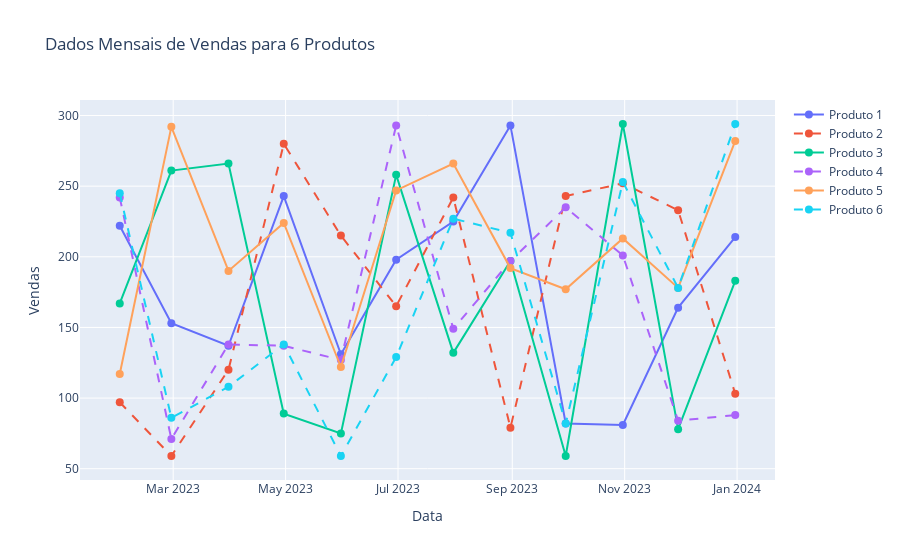

Notebook source saved alongside this figure:
### Markdown cell above
<div class="alert alert-block alert-warning">
<b>Comentário: </b> <a class="tocSkip"></a>
    
Entendo o motivo para dividir os dados em dois DataFrames para facilitar a visualização. No entanto, para garantir uma comparação mais consistente, sugiro manter o eixo y igual para ambos os gráficos (por exemplo, o primeiro gráfico varia de 0 a 140, enquanto o segundo varia de 0 a 200). Para gráficos de linha que envolvem muitos dados, prefiro usar a biblioteca Plotly devido às suas capacidades interativas, que melhoram a visualização por meio da interatividade. Adicionei um código abaixo para sua referência (passe o mouse em cima de cada linha para visualizar os valores)

### Code cell
#Código gerado pela revisora 

import plotly.graph_objects as go
import pandas as pd
import numpy as np

# Criar um conjunto de dados fictício
np.random.seed(0)  # Para reprodutibilidade
dates = pd.date_range(start='2023-01-01', periods=12, freq='M')  # Dados mensais por um ano
sales_data = np.random.randint(50, 300, size=(len(dates), 6))  # 6 produtos

# Criar a figura
fig = go.Figure()
product_names = [f'Produto {i+1}' for i in range(6)]  # Nomes dos produtos

# Adicionar linhas para cada produto
for i, product in enumerate(product_names):
    fig.add_trace(go.Scatter(
        x=dates, y=sales_data[:, i], mode='lines+markers', name=product,
        line=dict(dash='solid' if i % 2 == 0 else 'dash'),  # Estilo da linha alternado
        marker=dict(size=8),  # Tamanho dos marcadores
        hoverinfo='text', hovertext=f'{product}<br>Vendas: {sales_data[:, i]}'  # Informações ao passar o mouse
    ))

# Atualizar layout
fig.update_layout(title='Dados Mensais de Vendas para 6 Produtos', 
                  xaxis_title='Data', 
                  yaxis_title='Vendas')
fig.show()  # Mostrar a figura

### Figure 1 — Plotly figure (JSON) as saved in the notebook; plotly's stock layout.template omitted (floating-point values rounded to 4 significant figures)
{"data": [{"hoverinfo": "text", "hovertext": "Produto 1<br>Vendas: [222 153 137 243 131 198 225 293  82  81 164 214]", "line": {"dash": "solid"}, "marker": {"size": 8}, "mode": "lines+markers", "name": "Produto 1", "type": "scatter", "x": ["2023-01-31T00:00:00", "2023-02-28T00:00:00", "2023-03-31T00:00:00", "2023-04-30T00:00:00", "2023-05-31T00:00:00", "2023-06-30T00:00:00", "2023-07-31T00:00:00", "2023-08-31T00:00:00", "2023-09-30T00:00:00", "2023-10-31T00:00:00", "2023-11-30T00:00:00", "2023-12-31T00:00:00"], "y": [222, 153, 137, 243, 131, 198, 225, 293, 82, 81, 164, 214]}, {"hoverinfo": "text", "hovertext": "Produto 2<br>Vendas: [ 97  59 120 280 215 165 242  79 243 252 233 103]", "line": {"dash": "dash"}, "marker": {"size": 8}, "mode": "lines+markers", "name": "Produto 2", "type": "scatter", "x": ["2023-01-31T00:00:00", "2023-02-28T00:00:00", "2023-03-31T00:00:00", "2023-04-30T00:00:00", "2023-05-31T00:00:00", "2023-06-30T00:00:00", "2023-07-31T00:00:00", "2023-08-31T00:00:00", "2023-09-30T00:00:00", "2023-10-31T00:00:00", "2023-11-30T00:00:00", "2023-12-31T00:00:00"], "y": [97, 59, 120, 280, 215, 165, 242, 79, 243, 252, 233, 103]}, {"hoverinfo": "text", "hovertext": "Produto 3<br>Vendas: [167 261 266  89  75 258 132 197  59 294  78 183]", "line": {"dash": "solid"}, "marker": {"size": 8}, "mode": "lines+markers", "name": "Produto 3", "type": "scatter", "x": ["2023-01-31T00:00:00", "2023-02-28T00:00:00", "2023-03-31T00:00:00", "2023-04-30T00:00:00", "2023-05-31T00:00:00", "2023-06-30T00:00:00", "2023-07-31T00:00:00", "2023-08-31T00:00:00", "2023-09-30T00:00:00", "2023-10-31T00:00:00", "2023-11-30T00:00:00", "2023-12-31T00:00:00"], "y": [167, 261, 266, 89, 75, 258, 132, 197, 59, 294, 78, 183]}, {"hoverinfo": "text", "hovertext": "Produto 4<br>Vendas: [242  71 138 137 127 293 149 197 235 201  84  88]", "line": {"dash": "dash"}, "marker": {"size": 8}, "mode": "lines+markers", "name": "Produto 4", "type": "scatter", "x": ["2023-01-31T00:00:00", "2023-02-28T00:00:00", "2023-03-31T00:00:00", "2023-04-30T00:00:00", "2023-05-31T00:00:00", "2023-06-30T00:00:00", "2023-07-31T00:00:00", "2023-08-31T00:00:00", "2023-09-30T00:00:00", "2023-10-31T00:00:00", "2023-11-30T00:00:00", "2023-12-31T00:00:00"], "y": [242, 71, 138, 137, 127, 293, 149, 197, 235, 201, 84, 88]}, {"hoverinfo": "text", "hovertext": "Produto 5<br>Vendas: [117 292 190 224 122 247 266 192 177 213 178 282]", "line": {"dash": "solid"}, "marker": {"size": 8}, "mode": "lines+markers", "name": "Produto 5", "type": "scatter", "x": ["2023-01-31T00:00:00", "2023-02-28T00:00:00", "2023-03-31T00:00:00", "2023-04-30T00:00:00", "2023-05-31T00:00:00", "2023-06-30T00:00:00", "2023-07-31T00:00:00", "2023-08-31T00:00:00", "2023-09-30T00:00:00", "2023-10-31T00:00:00", "2023-11-30T00:00:00", "2023-12-31T00:00:00"], "y": [117, 292, 190, 224, 122, 247, 266, 192, 177, 213, 178, 282]}, {"hoverinfo": "text", "hovertext": "Produto 6<br>Vendas: [245  86 108 138  59 129 227 217  82 253 178 294]", "line": {"dash": "dash"}, "marker": {"size": 8}, "mode": "lines+markers", "name": "Produto 6", "type": "scatter", "x": ["2023-01-31T00:00:00", "2023-02-28T00:00:00", "2023-03-31T00:00:00", "2023-04-30T00:00:00", "2023-05-31T00:00:00", "2023-06-30T00:00:00", "2023-07-31T00:00:00", "2023-08-31T00:00:00", "2023-09-30T00:00:00", "2023-10-31T00:00:00", "2023-11-30T00:00:00", "2023-12-31T00:00:00"], "y": [245, 86, 108, 138, 59, 129, 227, 217, 82, 253, 178, 294]}], "layout": {"title": {"text": "Dados Mensais de Vendas para 6 Produtos"}, "xaxis": {"title": {"text": "Data"}}, "yaxis": {"title": {"text": "Vendas"}}}}
